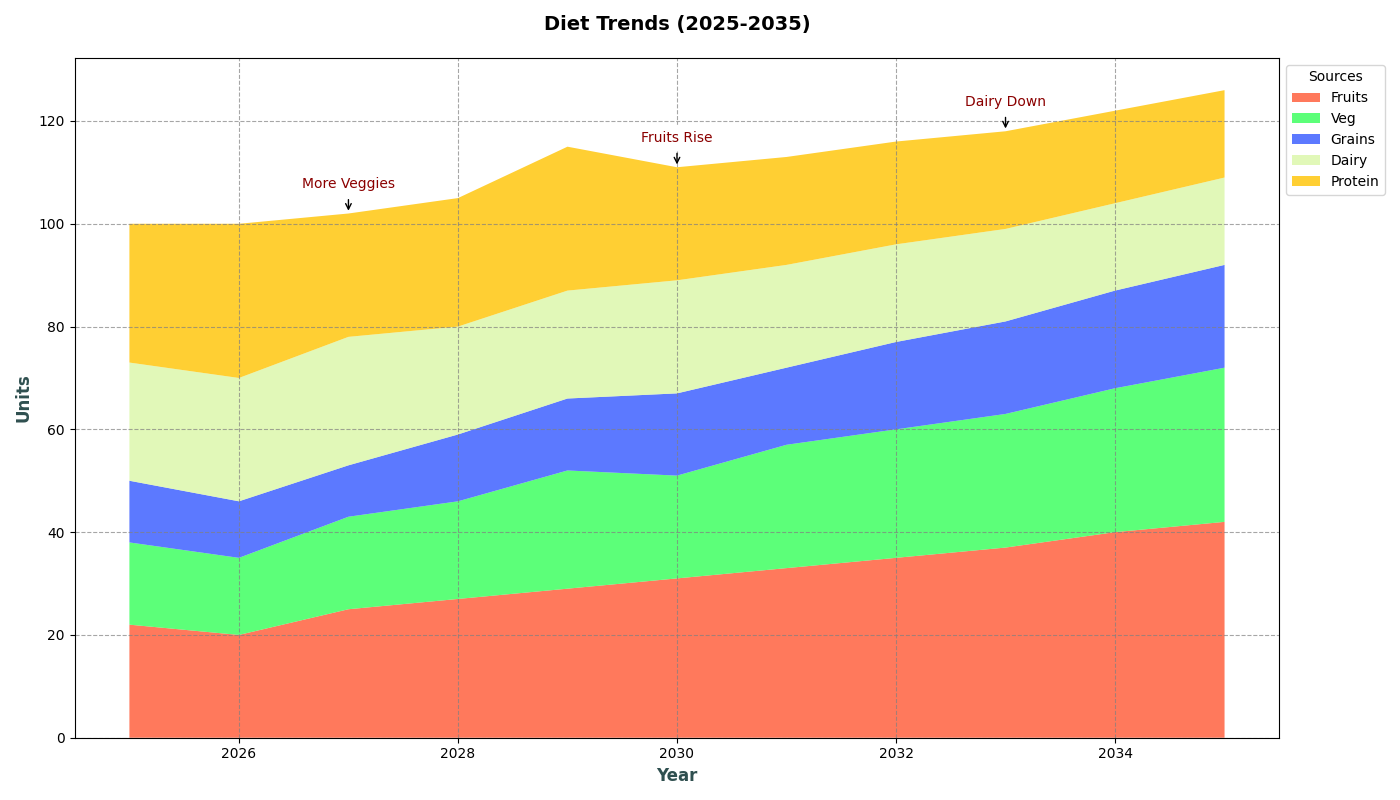

This chart was generated by the following Python code:
import matplotlib.pyplot as plt
import numpy as np

years = np.arange(2025, 2036)

# Diet preference data
fruits = [22, 20, 25, 27, 29, 31, 33, 35, 37, 40, 42]
vegetables = [16, 15, 18, 19, 23, 20, 24, 25, 26, 28, 30]
grains = [12, 11, 10, 13, 14, 16, 15, 17, 18, 19, 20]
dairy = [23, 24, 25, 21, 21, 22, 20, 19, 18, 17, 17]
proteins = [27, 30, 24, 25, 28, 22, 21, 20, 19, 18, 17]

plt.figure(figsize=(14, 8))
plt.stackplot(years, fruits, vegetables, grains, dairy, proteins, 
              labels=['Fruits', 'Veg', 'Grains', 'Dairy', 'Protein'], 
              colors=['#FF5733', '#33FF57', '#3357FF', '#DAF7A6', '#FFC300'], alpha=0.8)

plt.title('Diet Trends (2025-2035)', fontsize=14, fontweight='bold', pad=20)
plt.xlabel('Year', fontsize=12, fontweight='bold', color='darkslategray')
plt.ylabel('Units', fontsize=12, fontweight='bold', color='darkslategray')

plt.legend(loc='upper left', bbox_to_anchor=(1, 1), title='Sources', fontsize=10)
plt.grid(True, linestyle='--', which='major', color='grey', alpha=0.7)

annotations = {
    2027: 'More Veggies',
    2030: 'Fruits Rise',
    2033: 'Dairy Down'
}

for year, text in annotations.items():
    total_amount = sum([fruits[year-2025], vegetables[year-2025], grains[year-2025], dairy[year-2025], proteins[year-2025]])
    plt.annotate(text, xy=(year, total_amount), xytext=(year, total_amount + 5),
                 arrowprops=dict(facecolor='black', arrowstyle='->'),
                 fontsize=10, ha='center', color='darkred', backgroundcolor='white')

plt.tight_layout()
plt.show()
